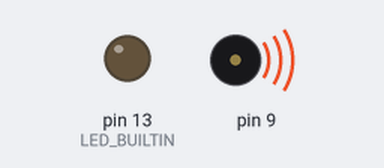
This sketch was run on a simulated Arduino Uno, built with avr-gcc and run on an emulated ATmega328P. Shown: output pins drawn as LEDs (lit = HIGH), buzzer (waves = sounding).

Above: at 0.18 s.
At 4.9 s:
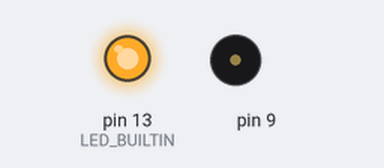
Timing chart, 0 to 8.4 s (numbered marks = the images above):
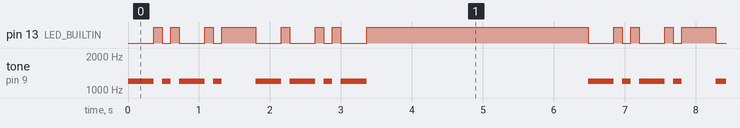

The sketch:

step2b.ino
```cpp
// (licence header left out)
void dit() {                              // SEND A DIT TO PIEZO & LED
  digitalWrite(LED_BUILTIN,0);            // turn on LED
  tone(9,1200);                           // 1200 Hz tone on pin 9
  delay(120);                             // wait 120 milliseconds
  digitalWrite(LED_BUILTIN,1);            // turn off LED
  noTone(9);                              // turn off tone
  delay(120);                             // space between code elements
}

void dah() {                              // SEND A DAH TO PIEZO & LED
  digitalWrite(LED_BUILTIN,0);            // turn on LED
  tone(9,1200);                           // 1200 Hz tone on pin 9
  delay(360);                             // wait 360 milliseconds
  digitalWrite(LED_BUILTIN,1);            // turn off LED
  noTone(9);                              // turn off tone
  delay(120);                             // space between code elements
}

void setup() {
  pinMode(LED_BUILTIN,OUTPUT);
}

void loop() {                             // HERES WHRE IT ALL HAPPENS:
  dah(); dit(); dah(); dit();             // send 'C' in Morse
  delay(360);                             // space between characters
  dah(); dah(); dit(); dah();             // send 'Q' in Morse
  delay(3000);                            // repeat every 3 seconds
}
```

Measured:
- by itself, pin 13 (LED_BUILTIN): repeats every 6.5 s: LOW 0.12 s, HIGH 0.12 s, LOW 0.36 s, HIGH 0.12 s, LOW 0.12 s, HIGH 0.48 s, 2 × (LOW 0.36 s, HIGH 0.12 s), LOW 0.12 s, HIGH 0.12 s, LOW 0.36 s, HIGH 3.1 s, LOW 0.36 s, HIGH 0.12 s
- by itself, tone on pin 9: repeats every 6.5 s: silent 0.12 s, 1200 Hz 0.12 s, silent 0.12 s, 1200 Hz 0.36 s, silent 0.12 s, 1200 Hz 0.12 s, silent 0.48 s, 2 × (1200 Hz 0.36 s, silent 0.12 s), 1200 Hz 0.12 s, silent 0.12 s, 1200 Hz 0.36 s, silent 3.1 s, 1200 Hz 0.36 s
